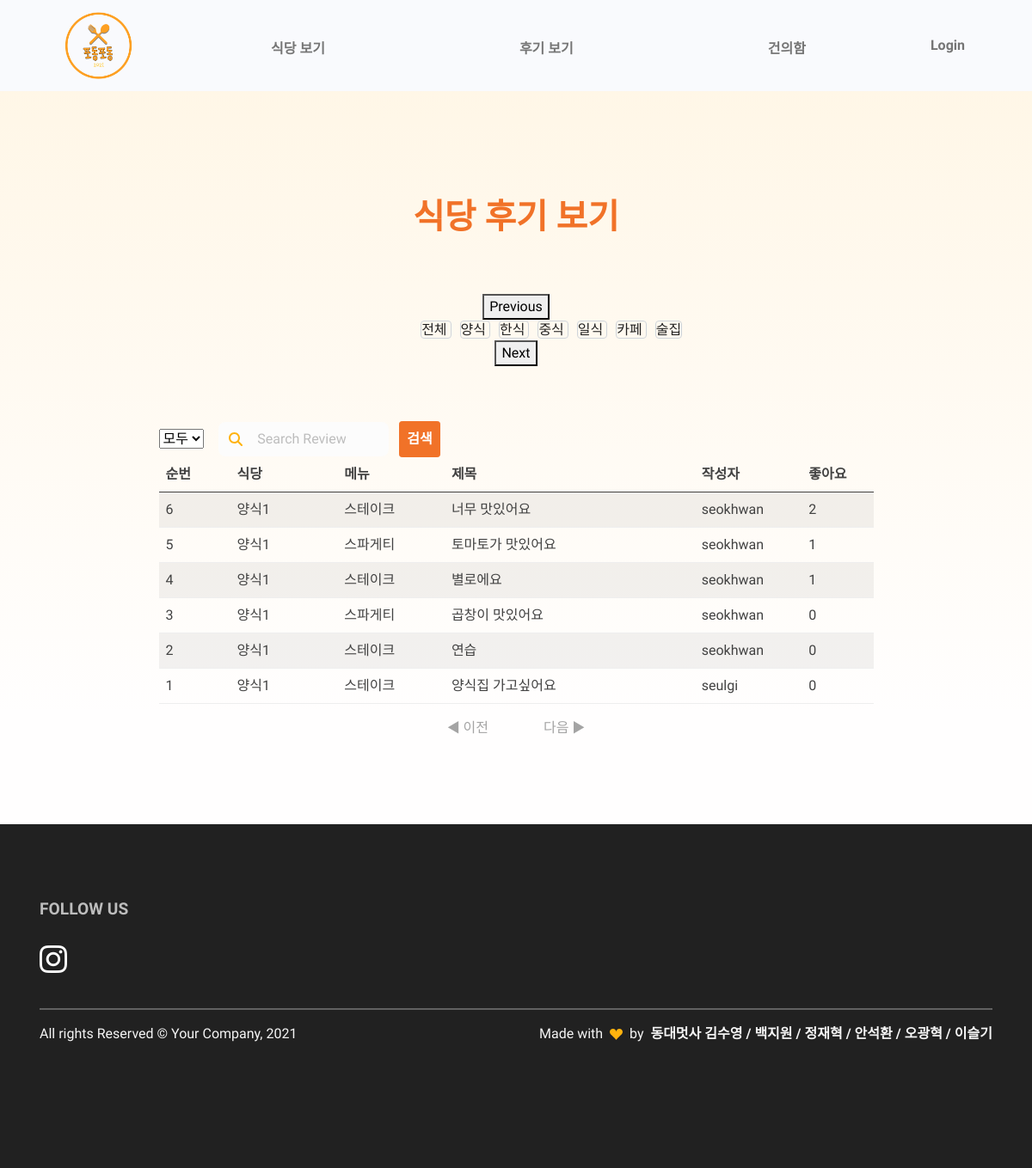
/review/, run on the app's committed database.
### restaurant/models.py (models this page shows, shortened)
class Category(models.Model):
    id = models.AutoField(primary_key=True)
    name = models.CharField(max_length=20)
    thumbnail = models.ImageField(upload_to='images/', blank=True)

class Comment(models.Model):
    id = models.AutoField(primary_key=True)
    restaurant = models.ForeignKey(Restaurant, on_delete=models.CASCADE)
    menu = models.ForeignKey(FoodMenu, on_delete=models.CASCADE)
    content = models.TextField()
    thumbnail = models.ImageField(upload_to='comment/', blank=True)
    created_at = models.DateTimeField(auto_now_add=True)
    like_users = models.ManyToManyField(settings.AUTH_USER_MODEL, blank=True, related_name="like_comments")
    hate_users = models.ManyToManyField(settings.AUTH_USER_MODEL, blank=True, related_name="hate_comments")
    user = models.ForeignKey(settings.AUTH_USER_MODEL, on_delete=models.CASCADE, null=True)

class Restaurant(models.Model):
    id = models.AutoField(primary_key=True)
    category = models.ForeignKey(Category, on_delete=models.CASCADE)
    name = models.CharField(max_length=30)
    location = models.CharField(max_length=100, blank=True)
    phone_number = models.CharField(max_length=15, blank=True)
    business_hour = models.CharField(max_length=150, blank=True)
    thumbnail = models.ImageField(upload_to='images/', blank=True)
    follow_users = models.ManyToManyField(settings.AUTH_USER_MODEL, blank=True, related_name="follow_restaurants")

class FoodMenu(models.Model):
    id = models.AutoField(primary_key=True)
    restaurant = models.ForeignKey(Restaurant, on_delete=models.CASCADE)
    name = models.CharField(max_length=20)
    price = models.CharField(max_length=20)
    def __str__(self):
        return self.name

### review/views.py (the view)
# urls.py: path('review/', include('review.urls')),
def review(request):
    reviews = Comment.objects.all().annotate(like_count = Count('like_users')).order_by("-like_count", "-created_at")
    category = Category.objects.all()
    user = request.user
    paginator = Paginator(reviews, 10)
    page = request.GET.get("page") or 1
    pages = pages = paginator.get_page(page)
    context = {
        'reviews':reviews,
        'user':user,
        'category':category,
        'pages':pages,
    }
    return render(request, "review.html",context)

### review/templates/review.html (shortened to what this page needs)
{% extends 'base.html' %} {% load static %} {% block content %}
<link rel="stylesheet" href="{% static 'css/components/review.css' %}" />
<section class="py-0 bg-primary-gradient">
    <div class="container">
      <div class="row justify-content-center g-0">
        <div class="col-xl-9">
          <div class="col-lg-6 text-center mx-auto mb-3 mb-md-5 mt-4">
            <h5 class="fw-bold text-danger fs-3 fs-lg-5 lh-sm my-6" style="margin-top:8rem !important;">식당 후기 보기</h5>
          </div>
          <div class="col-lg-7 mx-auto text-center mb-6">
                <div class="responsive">
                  <a href="{% url 'review:review' %}" style="border:1px solid #ced4da; border-radius: 4px; margin: 5px;">
                    전체
                </a>
                {% for category in category %}
                    <a href="{% url 'review:filter' category.id %}" style="border:1px solid #ced4da; border-radius: 4px; margin: 5px;">
                        {{ category.name }}
                    </a>
                {% endfor %}
                </div>
          </div>
          <form action="{% url 'review:SearchReview' %}" method="GET" class="row gx-2 gy-2 align-items-center">
            <div class="col-lg-1">
            <select name="category" id="category">
              <option value = "all" selected>모두</option>
            </select>
            </div>
            <div class="col-lg-3 input-group-icon pe-2">
              <i class="fas fa-search input-box-icon text-primary"></i>
              <input
                class="col-lg-3 form-control border-0 input-box bg-100"
                type="search"
                placeholder="Search Review"
                aria-label="Search"
                name="search_key"
                id="search_key"
                value="{{ search_key }}"
              />
            </div>
            <div class="col-lg-2">
              <button class="btn btn-danger" style="padding:0.5rem;" type="submit">
                검색
              </button>
            </div>
          </form>
          <table class="table table-striped d-none d-sm-table">
            <thead>
                <tr class="thead col-xs-1">
                    <th width=10%>순번</th>
                    <th width=15%>식당</th>
                    <th width=15%>메뉴</th>
                    <th width=35%>제목</th>
                    <th width=15%>작성자</th>
                    <th>좋아요</th>
                </tr>
            </thead>
            <tbody>
            {% for review in reviews %}
                <tr onclick="location.href='{% url 'restaurant:restaurant_detail' review.restaurant.id %}'">
                    <td>{{ forloop.revcounter }}</td>
                    <td>{{review.restaurant.name}}</td>
                    <td>{{review.menu}}</td>
                    <td>{{review.content}}</td>
                    <td>{{review.user}}</td>
                    <td>{{review.like_users.count}}</td>
                </tr>
            {% endfor %}
            </tbody>
          </table>
        </div>
      </div>
      </div>
</section>
<div class="page middle">
    {% if pages.has_previous %}
    <a href="?page={{pages.previous_page_number}}" class="page_click active">◀ 이전</a>
    {% else %}
    <a class="page_click nonactive">◀ 이전</a>
    {% endif %}
    {% if pages.has_next %}
    <a href="?page={{pages.next_page_number}}" class="page_click active">다음 ▶</a>
    {% else %}
    <a class="page_click nonactive">다음 ▶</a>
    {% endif %}
</div>
{% endblock %}

### podongpodong/static/css/components/review.css (style rules this page uses)
.thead { border-bottom:#F17228; }
section { margin-top: 0px; min-height: 400px; }
.middle { text-align: center; margin-bottom: 5%; }
.middle a { margin: 20px; padding: 10px; }
.nonactive { color: #a4a4a4; cursor: pointer; }

### review/templates/review.html (style rules this page uses)
.thead { border-bottom:#F17228; }
section { margin-top: 100px; min-height: 400px; }
.middle { text-align: center; margin-bottom: 5%; }
.middle a { margin: 20px; padding: 10px; }
.nonactive { color: #a4a4a4; cursor: pointer; }

### data on the page
Category: name "양식"
Category: name "한식"
Category: name "중식"
Category: name "일식"
Category: name "카페"
Category: name "술집"
Comment: restaurant.name "양식1", menu "스테이크", content "너무 맛있어요", user "seokhwan", like_users.count "2"
Comment: restaurant.name "양식1", menu "스파게티", content "토마토가 맛있어요", user "seokhwan", like_users.count "1"
Comment: restaurant.name "양식1", menu "스테이크", content "별로에요", user "seokhwan", like_users.count "1"
Comment: restaurant.name "양식1", menu "스파게티", content "곱창이 맛있어요", user "seokhwan", like_users.count "0"
Comment: restaurant.name "양식1", menu "스테이크", content "연습", user "seokhwan", like_users.count "0"
Comment: restaurant.name "양식1", menu "스테이크", content "양식집 가고싶어요", user "seulgi", like_users.count "0"
